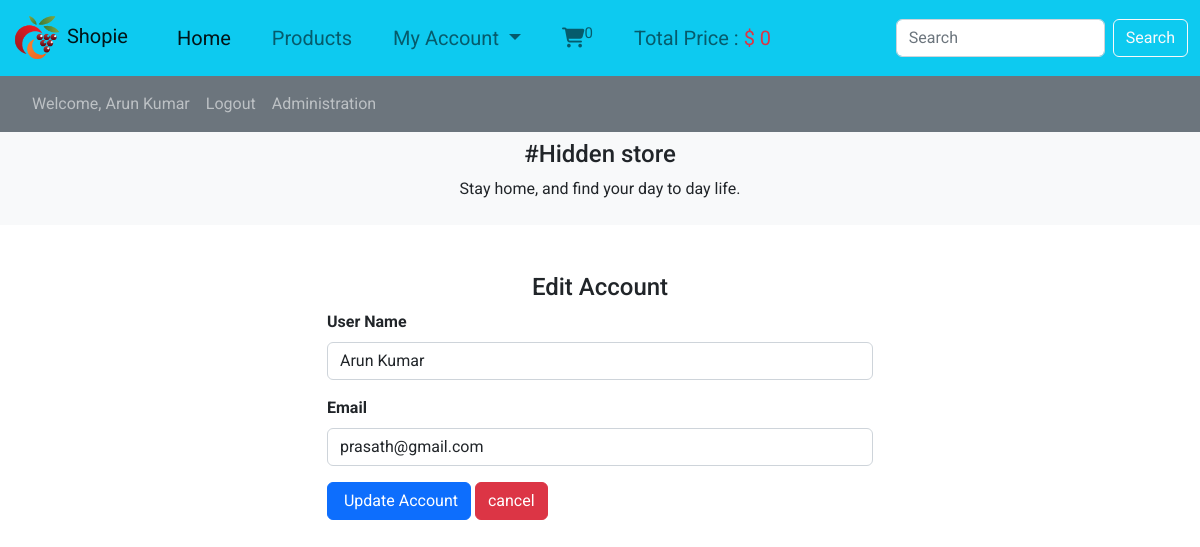
Screenshot of /edit_account.php (signed in) with the database file from the repository.
### tables this page shows
CREATE TABLE `users` (
  `user_id` int(20) NOT NULL,
  `user_name` varchar(40) NOT NULL,
  `user_email` text NOT NULL,
  `pass` text NOT NULL,
  `user_status` varchar(11) NOT NULL
);

### edit_account.php (the view, shortened to what this page needs)
<!doctype html>
<html lang="en">
<?php
include("./functions/function.php");
?>
<head>
  <link rel="stylesheet" href="style.css">
  <link href="https://cdn.jsdelivr.net/npm/bootstrap@5.2.1/dist/css/bootstrap.min.css" rel="stylesheet"
>
    <link rel="stylesheet" href="https://cdnjs.cloudflare.com/ajax/libs/font-awesome/6.3.0/css/all.min.css"
 />
</head>
<body>
    <div class="container-fluid p-0">
    <?php
    include("header.php");
    $sql_user = "SELECT * FROM `users` WHERE user_id=".$_SESSION['userid'];
    $result_user = mysqli_query($con, $sql_user);
    $row=mysqli_fetch_assoc($result_user);
    ?>
<div class="container mx-auto ">
   <form action="edit_account.php" method="post" autocomplete="off">
   <div class="row mx-auto">
        <h4 class="text-center mt-5">Edit Account</h4>
        <div class="col-md-12">
        <div class="mb-3 w-50 mx-auto">
    <label for="email" class="form-label"><b>User Name</b></label>
    <input type="text" class="form-control" id="name" name="name" placeholder="Enter your name" value="<?php echo $row['user_name'];   ?>" maxlength="40" autocomplete="off" required>
  </div>
        <div class="mb-3 w-50 mx-auto">
    <label for="email" class="form-label"><b>Email</b></label>
    <input type="email" class="form-control" id="email" name="email" placeholder="Enter Email Address"maxlength="40" autocomplete="off" required value="<?php echo $row['user_email'];   ?>">
  </div>
  <div class="mb-3 w-50 mx-auto">
    <input type="submit" class="btn btn-primary" id="signup" name="signup" value=" Update Account">
    <a href="index.php"><input type="button" class="btn btn-danger" id="cancel" name="cancel" value="cancel"></a>
  </div>
        </div>
    </div>
   </form>
</div>
    </div>
</body>
</html>

### header.php (shortened to what this page needs)
     <nav class="navbar navbar-expand-lg navbar-light bg-info ">
  <div class="container-fluid">
    <a class="navbar-brand" href="index.php"><img class="logo" src="./images/logo1.png"> Shopie</a>
    <div class="collapse navbar-collapse" id="navbarSupportedContent">
      <ul class="navbar-nav me-auto mb-2 mb-lg-0">
        <li class="nav-item">
          <a class="nav-link active" aria-current="page" href="index.php">Home</a>
        </li>
        <li class="nav-item">
          <a class="nav-link " aria-current="page" href="index.php">Products</a>
        </li>
        <?php if(isset($_SESSION['userid'])){
          echo'  <li class="nav-item dropdown">
          <a class="nav-link dropdown-toggle" href="" id="navbarDropdown" role="button" data-bs-toggle="dropdown" aria-expanded="false">
            My Account
          </a>
          <ul class="dropdown-menu" aria-labelledby="navbarDropdown">
            <li><a class="dropdown-item" href="my_orders.php">My orders</a></li>
            <li><a class="dropdown-item" href="edit_account.php"> Edit Account</a></li>
          </ul>
        </li>';
        } ?>
        <li class="nav-item">
          <a class="nav-link " aria-current="page" href="cart.php"><i class="fas fa-cart-shopping"></i><sup><?php cartItemscount(); ?></sup></a>
        </li>
        <li class="nav-item">
          <a class="nav-link " aria-current="page" href="#">Total Price : <span class="text-danger"> $ <?php totalPrice(); ?> </span></a>
        </li>
      </ul>
      <form class="d-flex" action="search_product.php" method="post">
        <input class="form-control me-2" type="search" name="search_prod" placeholder="Search" aria-label="Search">
        <button type="submit" class="btn btn-outline-light" name="search_prod_btn" type="submit">Search</button>
      </form>
    </div>
  </div>
</nav>
<nav class="navbar navbar-expand-lg navbar-dark bg-secondary ">
<ul class="navbar-nav me-auto mb-2 mb-lg-0 mx-4">
        <li class="nav-item">
        <a class="nav-link " aria-current="page" href="#">Welcome, <?php
        if(isset($_SESSION['userid'])){
         $userid= $_SESSION['userid'];
        $sql_user = "SELECT * FROM `users` WHERE user_id=' $userid';";
    $result_user = mysqli_query($con, $sql_user);
    $row=mysqli_fetch_assoc($result_user);
      echo $row['user_name'];
        }else{
          echo "Guest";
        } ?></a>
        </li>
        <li class="nav-item">
        <?php
        if(isset($_SESSION['userid'])){
          echo '<a class="nav-link " aria-current="page" href="logout.php">Logout</a>';
        }else{
          echo '<a class="nav-link " aria-current="page" href="login.php">Login</a>';
        } ?>
        </li>
        <?php
        if(isset($_SESSION['user_status'])){
          if($_SESSION['user_status'] == 'Admin')
          echo '<li class="nav-item">
          <a class="nav-link " aria-current="page" href="admin.php">Administration</a>
          </li>';
        }
?>
</ul>
</nav>
<div class="para text-center bg-light p-2">
<h4 >#Hidden store</h4>
<p>Stay home, and find your day to day life.</p>
</div>

### style.css (style rules this page uses)
body { font-family: 'Roboto', sans-serif !important; }
.logo { width: 50px; height: 50px; }
.collapse ul li { padding-left: 25px; }
.collapse ul li a { font-size:20px ; }

### rows the page displays
users: user_name "Arun Kumar", name "Arun Kumar", email "prasath@gmail.com"

### other values shown
$count "0"
$total "0"
